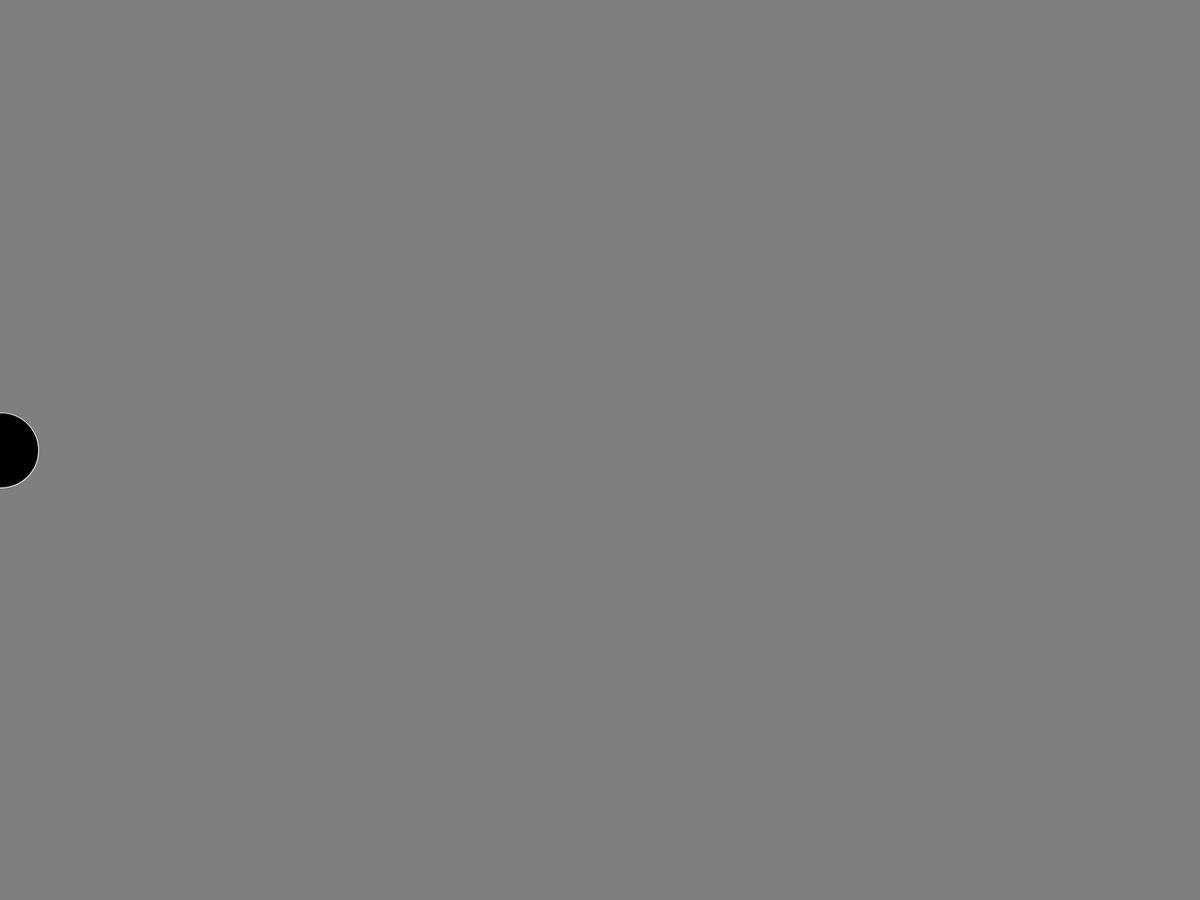
Frame 1 (no input)
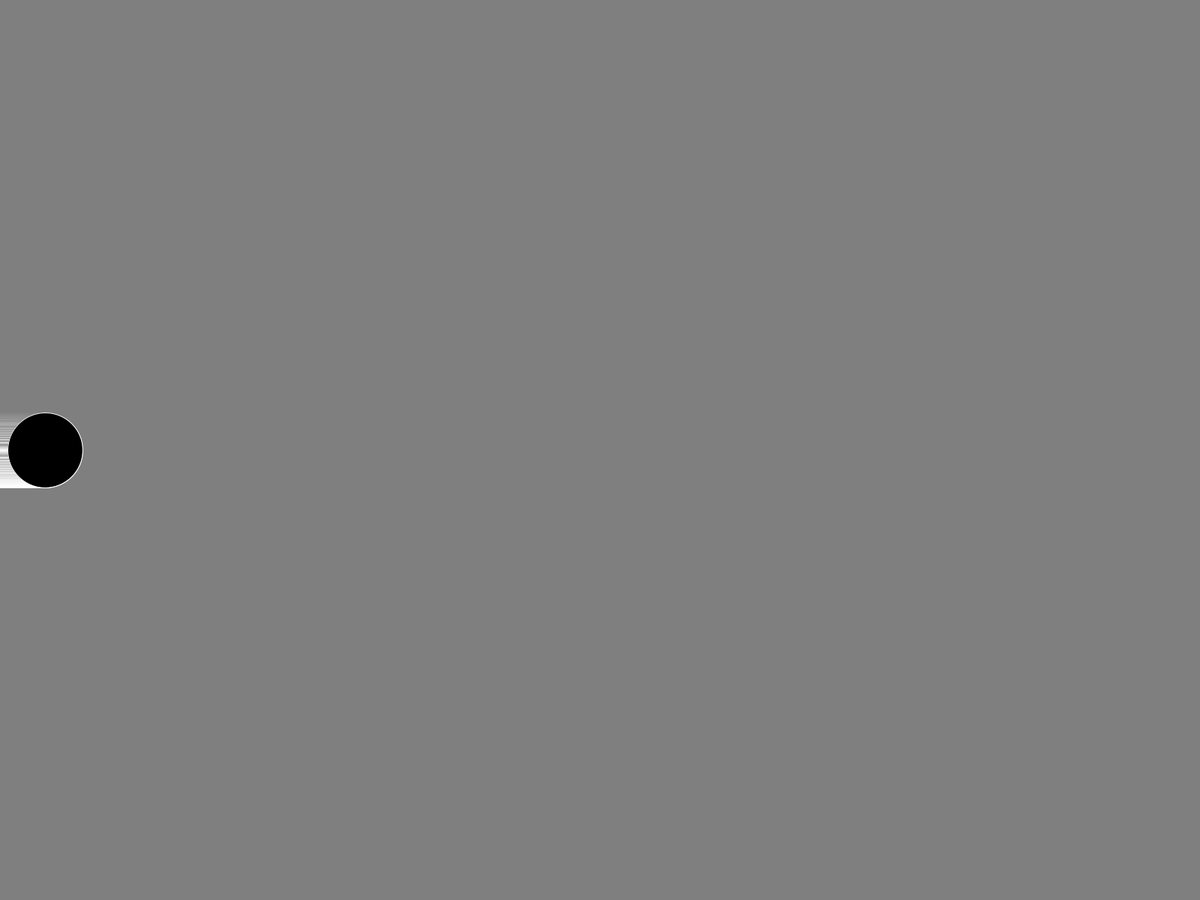
Frame 60 (the mouse pressed at the canvas centre just before this capture)
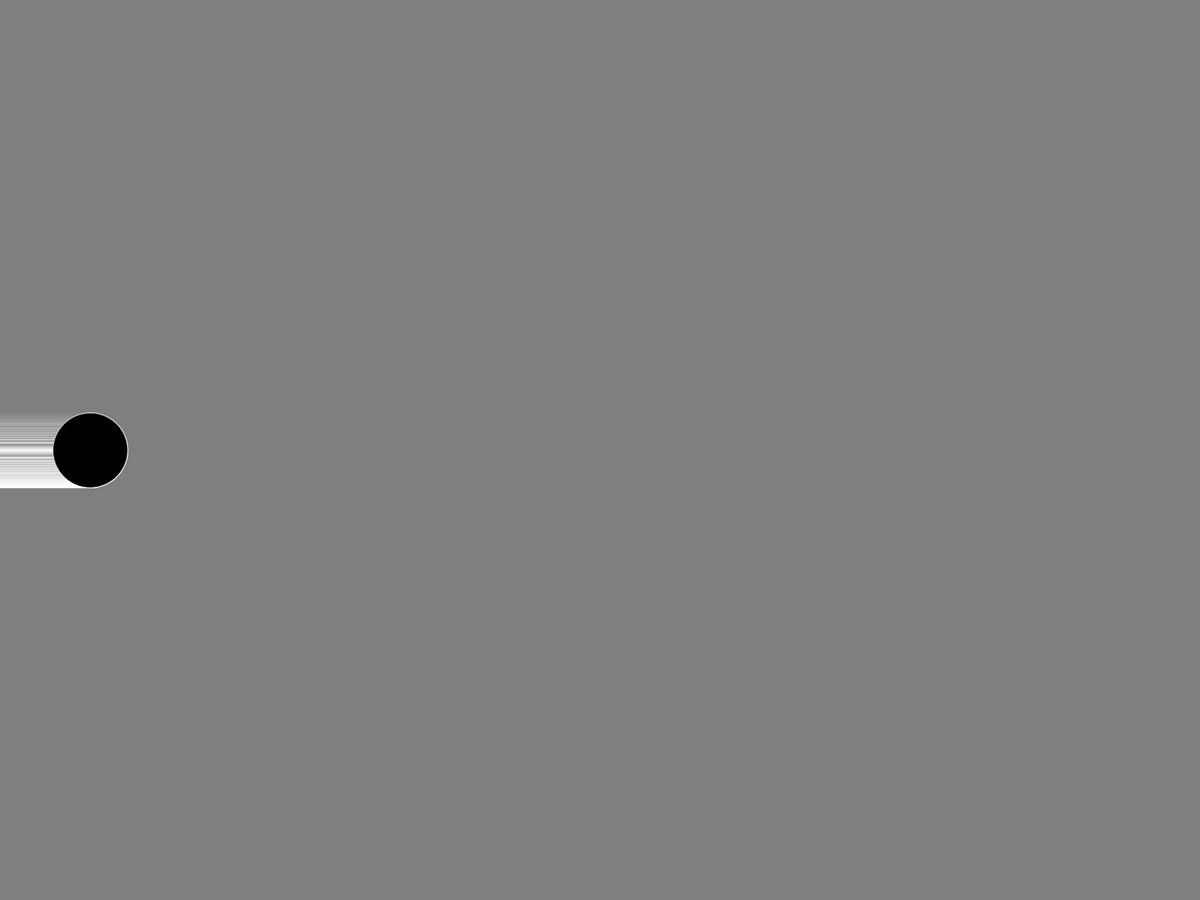
Frame 120 (the mouse held since frame 60 and released just before this capture)

The Processing sketch that drew these frames (run headless with seeded random() and noise(); from frame 60 on, the mouse is pressed at the canvas centre):

// Processing sketch: mySketch
// ── mySketch.pde

void setup(){
  fullScreen();
  background(127);
  //frameRate(10);
}

void draw(){
  //background(255);
	//float t = (float)frameCount;
  translate(0, height/2);
	
	fill(0);
	stroke(255);
  ellipse(frameCount, 0, 100, 100);
	
  //ellipse(frameCount, sin(frameCount), 100, 100);
	
  // mudar o tamanho da onda (amplitude)
  //ellipse(frameCount, sin(frameCount)*100, 100, 100);
	
  // converter o ângulo de graus para radianos
  //ellipse(frameCount, sin(radians(frameCount))*100, 100, 100);
	//ellipse(frameCount, sin(radians(t))*100, 100, 100);
	
  // mudar a velocidade da onda dividindo por um número (muda o comprimento da onda)
	//ellipse(frameCount, sin(t/50)*100, 100, 100);
	//ellipse(frameCount, sin(t/10)*100, 100, 100);
	//ellipse(frameCount, sin(t/100)*100, 100, 100);
	
	//ellipse(t, sin(t/100)*100, 100, 100);
	//ellipse(t, cos(t/100)*100, 100, 100);
}




// Mudando o comprimento da onda (comparação)

/*
void setup(){
  fullScreen();
  background(127);
  //frameRate(10);
}

void draw(){
	float t = (float)frameCount;
	fill(0);
	stroke(255,40);
	
	translate(0, (height/2)/2);
	ellipse(t, sin(t/50)*50, 50, 50);
	
	translate(0, height/2);
	ellipse(t, sin(t/10)*50, 50, 50);
	
	translate(0, (height/2)/-2);
	ellipse(t, sin(t/100)*50, 50, 50);
}
*/
